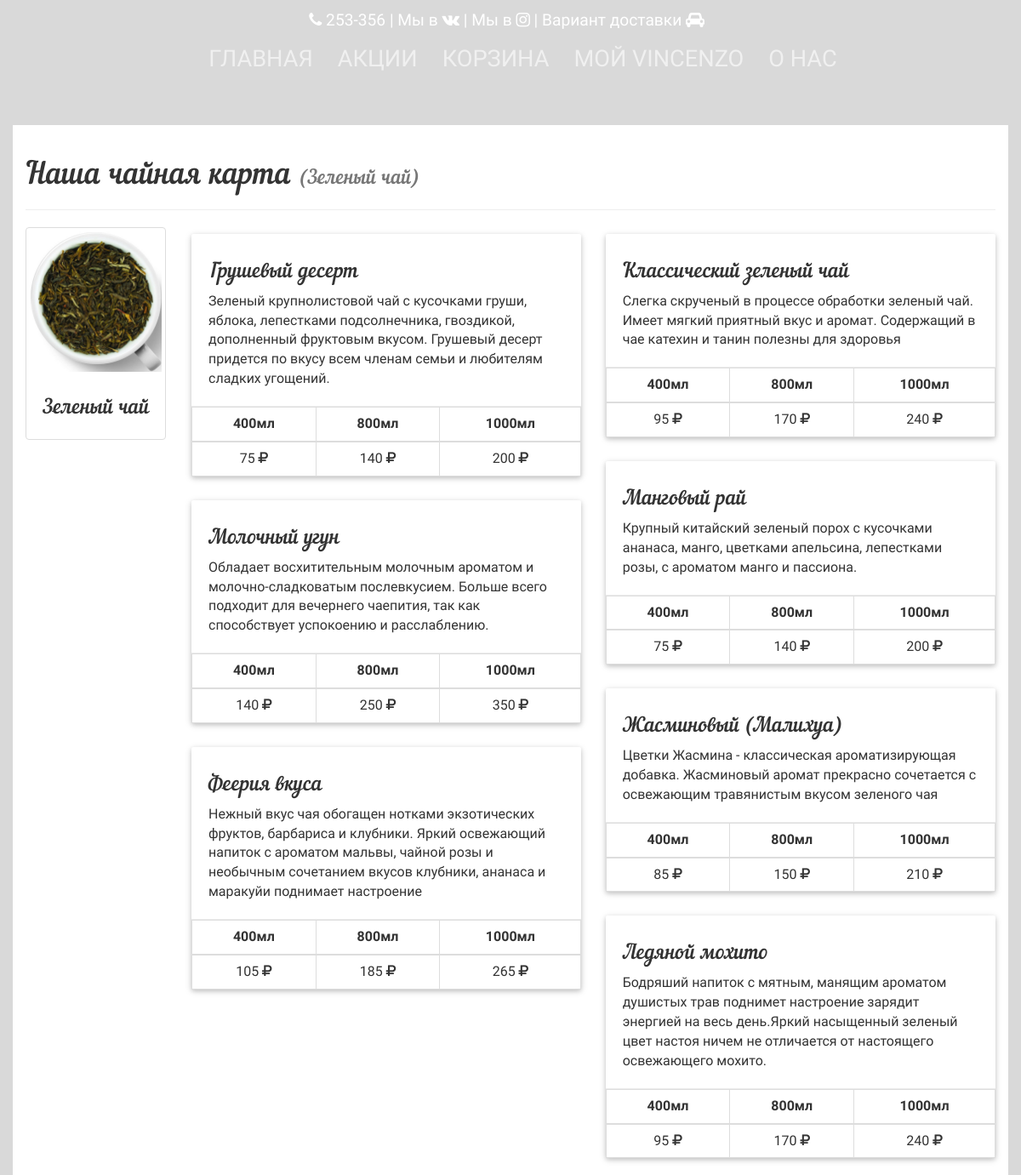
The app's page /tea/3 with its own data.
### app/models.py (models this page shows, shortened)
class TeaCategory(db.Model):
    id = db.Column(db.Integer, primary_key=True)
    tea_category_name = db.Column(db.String(50))
    tea_img = db.Column(db.String(50))

class Tea(db.Model):
    id = db.Column(db.Integer, primary_key=True, autoincrement=True)
    tea_category_id = db.Column(db.Integer, db.ForeignKey('tea_category.id'))
    tea_name = db.Column(db.String(20))
    tea_about = db.Column(db.String(255))
    tea_price_400 = db.Column(db.Integer)
    tea_price_800 = db.Column(db.Integer)
    tea_price_1000 = db.Column(db.Integer)

### app/views.py (the view)
@app.route('/tea/<int:category_id>', methods=['GET'])
def tea_one(category_id):
    select_category = TeaCategory.query.filter_by(id=category_id).one()
    select_item = db.session.query(Tea).filter_by(tea_category_id=category_id).all()
    return render_template("teaone.html", select_category=select_category, tea_select=select_item,
                           title="Vincenzo")

### app/views.py (called while the page is built)
def filter_shuffle(seq):
    try:
        result = list(seq)
        random.shuffle(result)
        return result
    except:
        return seq

@app.before_request
def before_request():
    delivery = request.cookies.get('delivery')
    if delivery == "deliveryincafe":
        g.deliverymethod = u"В кафе"
        g.global_sale = 0
    elif delivery == "deliverymyself":
        g.deliverymethod = u"Самовывоз"
        g.global_sale = 10
    elif delivery == "deliveryinhome":
        g.deliverymethod = u"Доставка на дом"
        g.global_sale = 0
    else:
        g.deliverymethod = u"Доставка на дом"
        g.global_sale = 0
    g.delivery = delivery
    g.user = current_user

### app/templates/teaone.html (shortened to what this page needs)
{% extends "base.html" %} {% block head %}
    <link rel="stylesheet" type="text/css"
          href="{{ url_for('static', filename='fonts/pixelfabric-clothes/style.css') }}"/>
    <link rel="stylesheet" type="text/css"
          href="https://maxcdn.bootstrapcdn.com/font-awesome/4.5.0/css/font-awesome.min.css">
          rel='stylesheet' type='text/css'> {% endblock %}
{% block navigation %}
    {% include "navigation.html" %}
{% endblock %}
{% block body %}
    <div class="container-fluid header-post">
        <div class="row">
            <div class="container content">
                <div class="page-header" onclick="window.history.back()">
                    <h1>Наша чайная карта
                        <small>({{ select_category.tea_category_name }})</small>
                    </h1>
                </div>
                <div class="row">
                    <div class="hidden-sm col-md-2">
                        <div class="thumbnail">
                            <img class="img-responsive "
                                 src="{{ url_for('static',filename='upload/'+select_category.tea_img) }}"
                                 alt="">
                            <div class="caption">
                                <h3>{{ select_category.tea_category_name }}</h3>
                            </div>
                        </div>
                    </div>
                    <div class="col-sm-12 col-md-10 card_this">
                        {% for tea in tea_select | shuffle %}
                            <div class="">
                                <div class="card blue-grey darken-1">
                                    <div class="card-content white-text">
                                        <span class="card-title">{{ tea.tea_name }}</span>
                                        <p>{{ tea.tea_about }}</p>
                                    </div>
                                    <div class="card-action">
                                        <table class="table table-bordered">
                                            <thead>
                                            <tr>
                                                <th>400мл</th>
                                                <th>800мл</th>
                                                <th>1000мл</th>
                                            </tr>
                                            </thead>
                                            <tbody>
                                            <tr>
                                                <td>{{ tea.tea_price_400 }} <i class="fa fa-rub"></i></td>
                                                <td>{{ tea.tea_price_800 }} <i class="fa fa-rub"></i></td>
                                                <td>{{ tea.tea_price_1000 }} <i class="fa fa-rub"></i></td>
                                            </tr>
                                            </tbody>
                                        </table>
                                    </div>
                                </div>
                            </div>
                        {% endfor %}
                    </div>
                </div>
            </div>
        </div>
    </div>
{% endblock %}

### records on screen
TeaCategory: tea_category_name "Зеленый чай", tea_img (picture)
Tea: tea_name "Грушевый десерт", tea_about "Зеленый крупнолистовой чай с кусочками груши, яблока, лепестками подсолнечника, гвоздикой, дополненный фруктовым вкусом. Грушевый десерт придется по вкусу всем членам семьи и любителям сладких угощений.", tea_price_400 "75", tea_price_800 "140", tea_price_1000 "200"
Tea: tea_name "Молочный угун", tea_about "Обладает восхитительным молочным ароматом и молочно-сладковатым послевкусием. Больше всего подходит для вечернего чаепития, так как способствует успокоению и расслаблению.", tea_price_400 "140", tea_price_800 "250", tea_price_1000 "350"
Tea: tea_name "Феерия вкуса", tea_about "Нежный вкус чая обогащен нотками экзотических фруктов, барбариса и клубники. Яркий освежающий напиток с ароматом мальвы, чайной розы и необычным сочетанием вкусов клубники, ананаса и маракуйи поднимает настроение", tea_price_400 "105", tea_price_800 "185", tea_price_1000 "265"
Tea: tea_name "Классический зеленый чай", tea_about "Слегка скрученый в процессе обработки зеленый чай. Имеет мягкий приятный вкус и аромат. Содержащий в чае катехин и танин полезны для здоровья", tea_price_400 "95", tea_price_800 "170", tea_price_1000 "240"
Tea: tea_name "Манговый рай", tea_about "Крупный китайский зеленый порох с кусочками ананаса, манго, цветками апельсина, лепестками розы, с ароматом манго и пассиона.", tea_price_400 "75", tea_price_800 "140", tea_price_1000 "200"
Tea: tea_name "Жасминовый (Малихуа)", tea_about "Цветки Жасмина - классическая ароматизирующая добавка. Жасминовый аромат прекрасно сочетается с освежающим травянистым вкусом зеленого чая", tea_price_400 "85", tea_price_800 "150", tea_price_1000 "210"
Tea: tea_name "Ледяной мохито", tea_about "Бодряший напиток с мятным, манящим ароматом душистых трав поднимет настроение зарядит энергией на весь день.Яркий насыщенный зеленый цвет настоя ничем не отличается от настоящего освежающего мохито.", tea_price_400 "95", tea_price_800 "170", tea_price_1000 "240"
